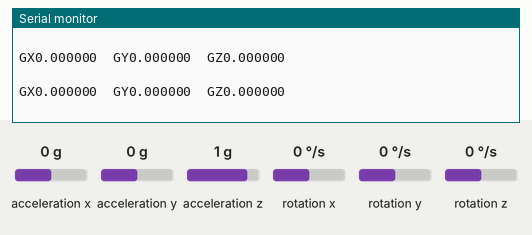
This sketch was run on a simulated Arduino Leonardo, built with avr-gcc and run on an emulated ATmega32U4. Parts: the last lines printed to the serial monitor. The inputs (shaded band) are chosen by the test bench; at power-on: rotation x 0 °/s, rotation y 0 °/s, rotation z 0 °/s, acceleration x 0 g, acceleration y 0 g, acceleration z 1 g.

Above: at 1.2 s.
1.3 s: rotation x set to -2 °/s
At 2.0 s:
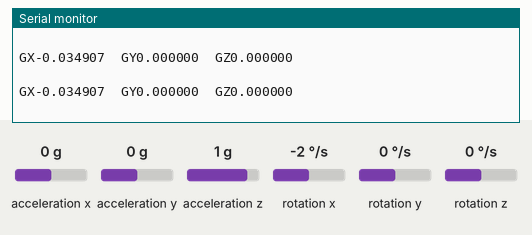
4.3 s: rotation y set to -192 °/s
At 5.3 s:
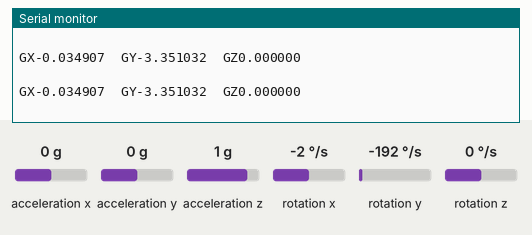
5.8 s: rotation z set to -2 °/s
At 6.4 s:
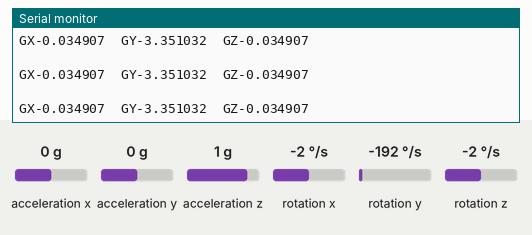
Timing chart, 0 to 8.8 s (numbered marks = the images above; inputs shaded):
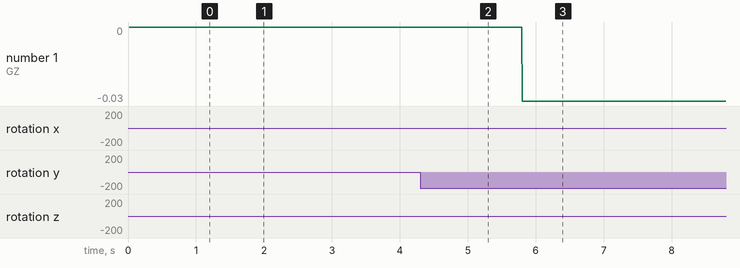

Measured:
- the behaviour switches between 0 and -1 °/s on rotation z (found by bisection; images 2 and 3)
- after the input at 1.3 s, the serial monitor: prints a new line at once (image 1)
- after the input at 4.3 s, the serial monitor: prints a new line at once (image 2)
- after the input at 5.8 s, the serial monitor: prints a new line at once (image 3)
- plotted number 1: 0 → -0.03 after the input at 5.8 s

The sketch:

arduino_vrcode.ino
```cpp
#include <MPU9250.h>
#include <Mouse.h>

// an MPU9250 object with the MPU-9250 sensor on I2C bus 0 with address 0x68
MPU9250 IMU(Wire,0x68);
int status;
int buttonState = 0;

void setup() {
  // serial to display data
  Serial.begin(9600);
  //Mouse.begin();

  while(!Serial) {}

  // start communication with IMU
  status = IMU.begin();
  if (status < 0) {
    Serial.println("IMU initialization unsuccessful");
    Serial.println("Check IMU wiring or try cycling power");
    Serial.print("Status: ");
    Serial.println(status);
    while(1) {}
  }
}

void loop() {
  // put your main code here, to run repeatedly:
  // read the sensor
  IMU.readSensor();
  // display the data


//  Serial.print("AccelX: ");
//  Serial.print(IMU.getAccelX_mss(),6);
//  Serial.print("  ");
//  Serial.print("AccelY: ");
//  Serial.print(IMU.getAccelY_mss(),6);
//  Serial.print("  ");
//  Serial.print("AccelZ: ");
//  Serial.println(IMU.getAccelZ_mss(),6);
//
  Serial.print("GX");
  Serial.print(IMU.getGyroX_rads(),6);
  Serial.print("  ");
  Serial.print("GY");
  Serial.print(IMU.getGyroY_rads(),6);
  Serial.print("  ");
  Serial.print("GZ");
  Serial.println(IMU.getGyroZ_rads(),6);
  Serial.print("  ");
//
//  Serial.print("MagX: ");
//  Serial.print(IMU.getMagX_uT(),6);
//  Serial.print("  ");
//  Serial.print("MagY: ");
//  Serial.print(IMU.getMagY_uT(),6);
//  Serial.print("  ");
//  Serial.print("MagZ: ");
//  Serial.println(IMU.getMagZ_uT(),6);
//
//  Serial.print("Temperature in C: ");
//  Serial.println(IMU.getTemperature_C(),6);
Serial.println();

  // read the state of the pushbutton value:
  //Mouse.move(IMU.getGyroY_rads()*25,IMU.getGyroX_rads()*25);
  delay(1);
}
```
